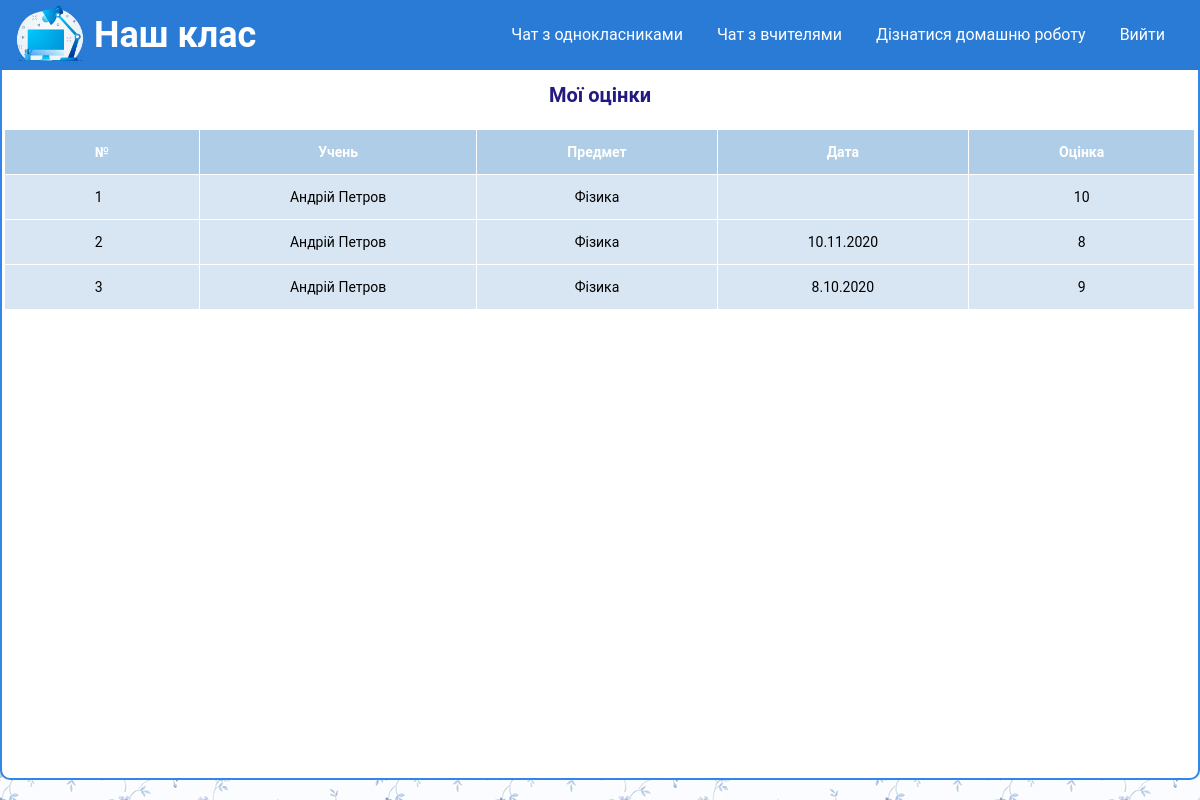
The app's page /pages/rating.php (signed in), older data.
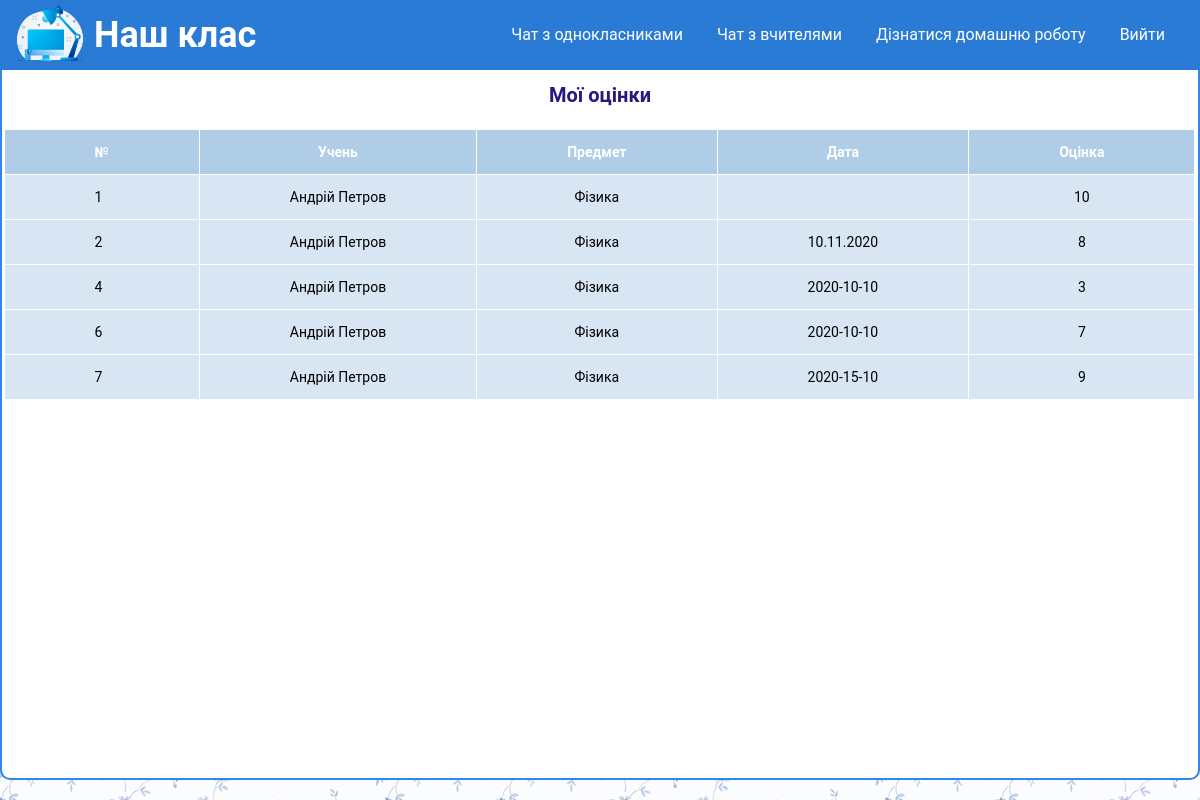
The same page, newer data.
### tables this page shows
CREATE TABLE `rating` (
  `id` int(20) NOT NULL,
  `student_id` int(10) NOT NULL,
  `date` varchar(250) NOT NULL,
  `rating` int(10) NOT NULL,
  `subject` int(10) NOT NULL
);

CREATE TABLE `contacts` (
  `id` int(11) NOT NULL,
  `name` varchar(255) NOT NULL,
  `user_status` int(20) NOT NULL,
  `image` varchar(255) NOT NULL,
  `phone` varchar(255) NOT NULL,
  `about` text NOT NULL,
  `login` varchar(255) NOT NULL,
  `password` varchar(255) NOT NULL,
  `last_message` text NOT NULL,
  `time` time NOT NULL DEFAULT current_timestamp(),
  `subject` varchar(100) NOT NULL
);

### pages/rating.php (the view, shortened to what this page needs)
<!DOCTYPE html>
<html lang="en">
<head>
	<link rel="stylesheet" type="text/css" href="/style/style.css">
	<link rel="stylesheet" type="text/css" href="/style/chat.css">
</head>
<body>
	<?php
		include $_SERVER['DOCUMENT_ROOT'] . "/pice-of-site/header.php";
		include $_SERVER['DOCUMENT_ROOT'] . "/configs/db.php";
	?>
	<main>
		<div id="content" class="flex">
			<p class="admin-title">Мої оцінки</p>
			<table>
				<tr>
					<th>№</th>
					<th>Учень</th>
					<th>Предмет</th>
					<th>Дата</th>
					<th>Оцінка</th>
				</tr>
			<?php
				$sqlRating = "SELECT * FROM rating WHERE student_id=" . $_COOKIE["student"];
				$resultRating = mysqli_query($connect, $sqlRating);
				$col_rating = mysqli_num_rows($resultRating);
            $i = 0;
				while($i < $col_rating) {
					$rating = mysqli_fetch_assoc($resultRating);
					$sqlStudent = "SELECT * FROM contacts WHERE id=" . $rating["student_id"];
					$resultStudentResult = mysqli_query($connect, $sqlStudent);
					$student = mysqli_fetch_assoc($resultStudentResult);
					$sqlTeacher = "SELECT * FROM contacts WHERE id=" . $rating["subject"];
					$resultTeacher = mysqli_query($connect, $sqlTeacher);
					$teacher = mysqli_fetch_assoc($resultTeacher);
			?>
				<tr>
					<td><?php echo $rating["id"]; ?></td>
					<td><?php echo $student["name"]; ?></td>
					<td><?php echo $teacher["subject"]; ?></td>
					<td><?php echo $rating["date"]; ?></td>
					<td><?php echo $rating["rating"]; ?></td>
				</tr>
				<?php
					$i = $i + 1;
				}
				?>
			</table>
		</div>
	</main>
</body>
</html>

Row changes from the older to the newer data that the page shows:
removed rating: id "3", contacts.name "Андрій Петров", contacts.subject "Фізика", date "8.10.2020", rating "9"
added rating: id "4", contacts.name "Андрій Петров", contacts.subject "Фізика", date "2020-10-10", rating "3"
added rating: id "6", contacts.name "Андрій Петров", contacts.subject "Фізика", date "2020-10-10", rating "7"
added rating: id "7", contacts.name "Андрій Петров", contacts.subject "Фізика", date "2020-15-10", rating "9"
